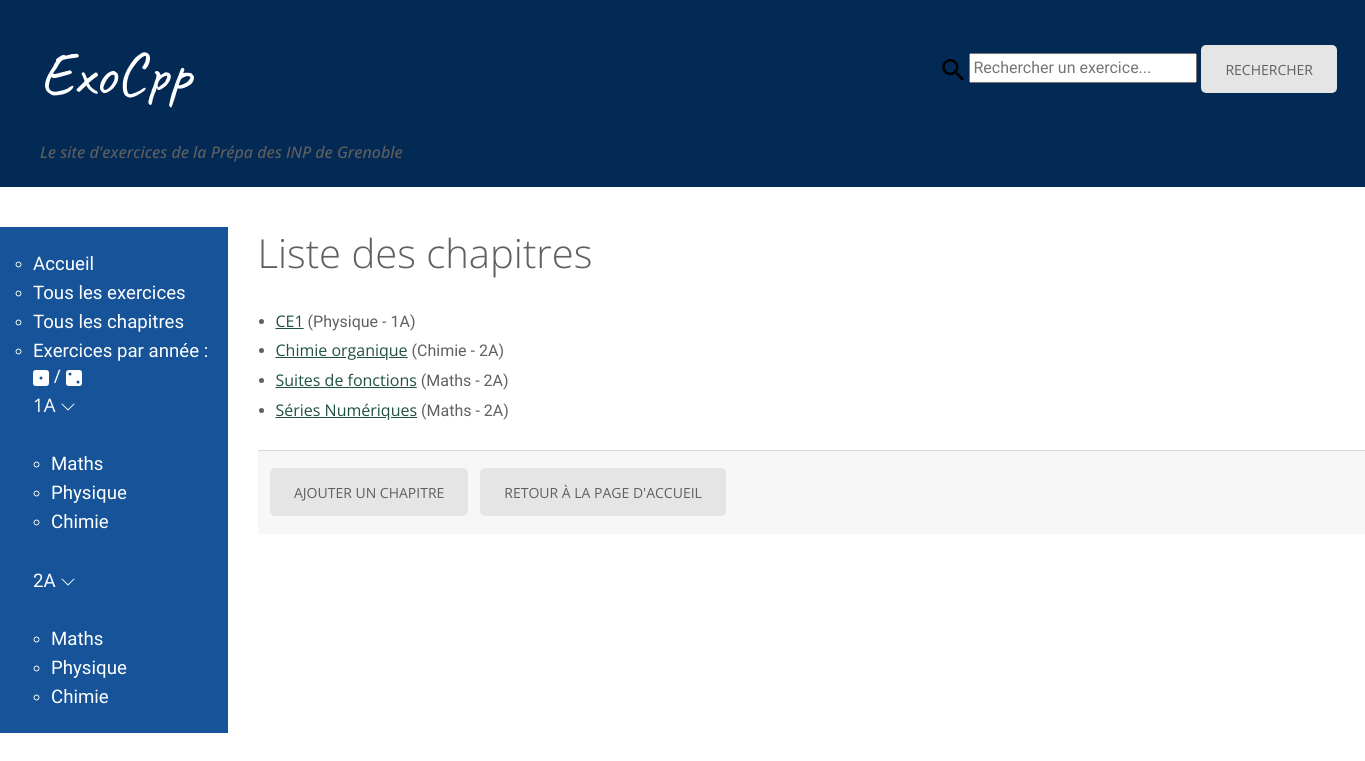
The app's page /chapitres/, older data.
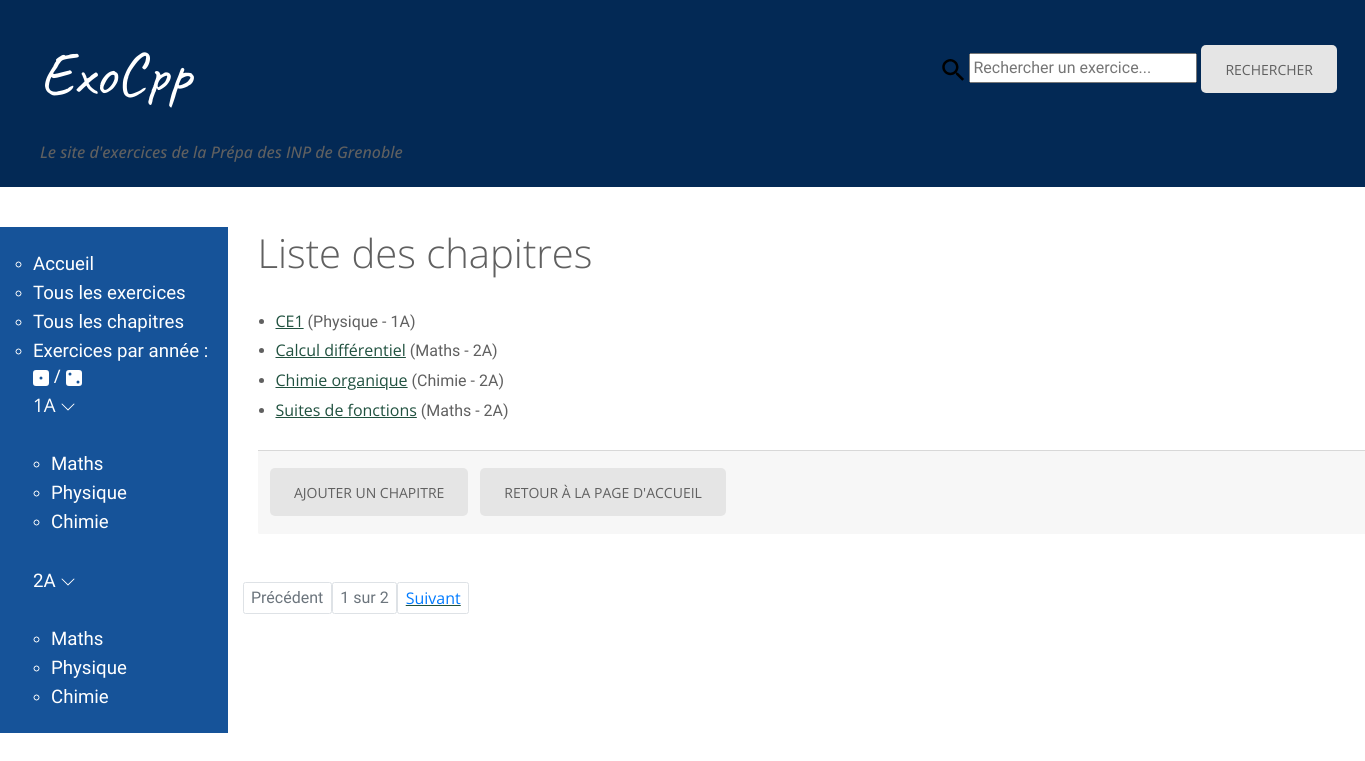
The same page, newer data.
### exo/models.py (models this page shows, shortened)
class Chapitre(models.Model):
    annee = models.CharField(max_length=2, choices = [('1A', 'Première année'),
        ('2A', 'Deuxième année')])
    matiere = models.CharField(max_length=40 , choices = [('Maths', 'Maths'),('Chimie','Chimie'),
        ('Physique', 'Physique')]
        )
    nom = models.CharField(max_length=200, null=False)
    numero = models.IntegerField(null=True, help_text="Vous pouvez numéroter le chapitre/module \
        pour permettre un classement dans l'ordre du programme (recommandé, \
        la valeur par défaut est 1)", default=1)
    def get_absolute_url(self):
        return reverse('chapitre-details', args=[str(self.id)])

### exo/views.py (the view)
# urls.py: path('chapitres/', views.ChapitreListView.as_view(), name='chapitres'),
class ChapitreListView(generic.ListView):
    model = Chapitre
    paginate_by = 4
    ordering = ['nom']

### exo/templates/exo/chapitre_list.html
{% extends "base_generic.html" %}
{% load static %}
{% block content %}
  <h1>Liste des chapitres</h1>
  {% if chapitre_list %}
  <ul>
    {% for chapitre in chapitre_list %}
      <li>
        <a href="{{ chapitre.get_absolute_url }}">{{ chapitre.nom }}</a> ({{ chapitre.matiere }} - {{ chapitre.annee}})
      </li>
    {% endfor %}
  </ul>
  {% else %}
    <p>Il n'y a pas de chapitres dans le catalogue.</p>
  {% endif %}
  <div class="card-footer text-muted">
  	<a href="{% url 'new_chap' %}" class="btn btn-outline-success btn-sm">Ajouter un chapitre</a>
  	<a href="{% url 'home' %}" class="btn btn-outline-secondary btn-sm">Retour à la page d'accueil</a>
  </div>
{% endblock %}

Row changes from the older to the newer data that the page shows:
no longer on this page (row unchanged): Chapitre: nom "Séries Numériques", matiere "Maths", annee "2A"
added Chapitre: nom "Calcul différentiel", matiere "Maths", annee "2A"
Text that changed along with them:
{{ page_obj.number }}: (not shown) → "1"
{{ page_obj.paginator.num_pages }}: (not shown) → "2"
text now shown: "Précédent sur Suivant"
